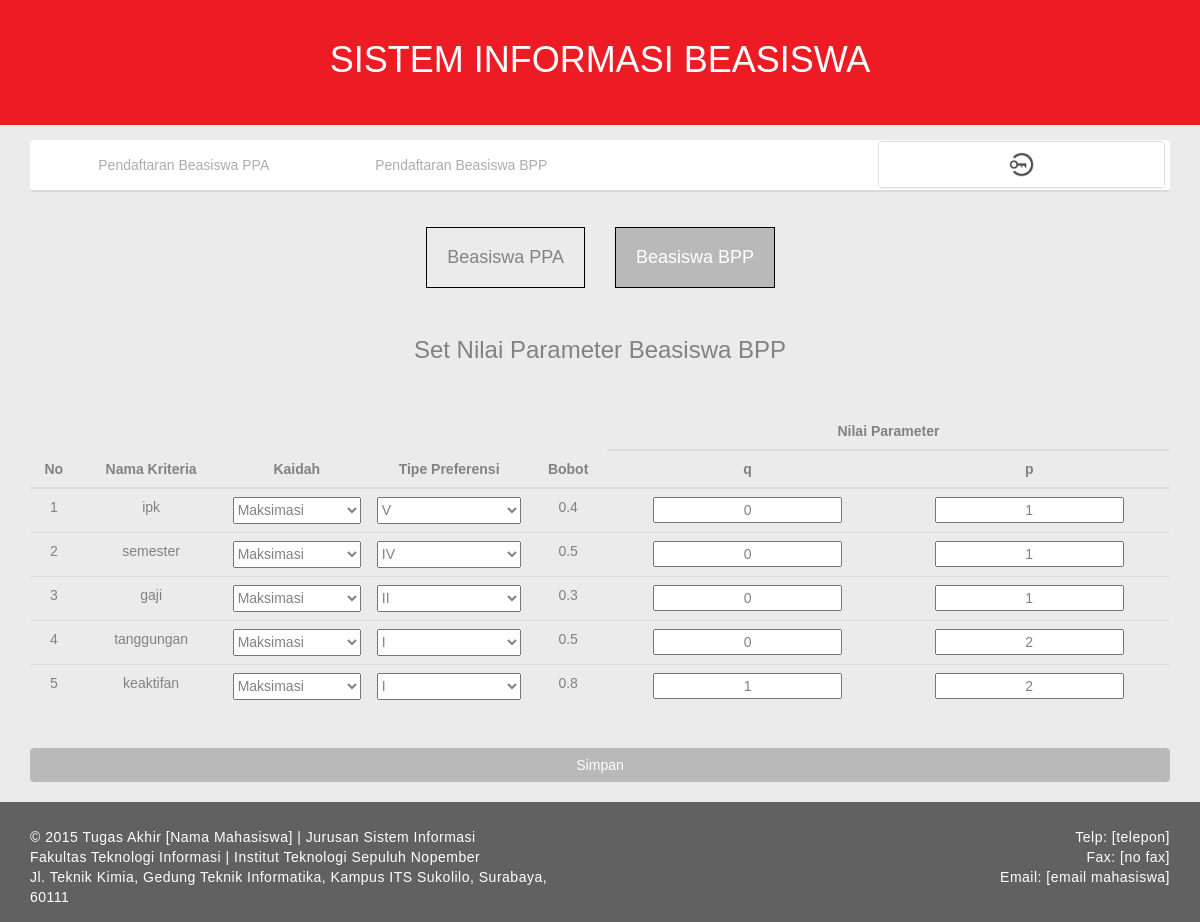
Before: /index.php/admin/set_parameter_bpp with the older database file.
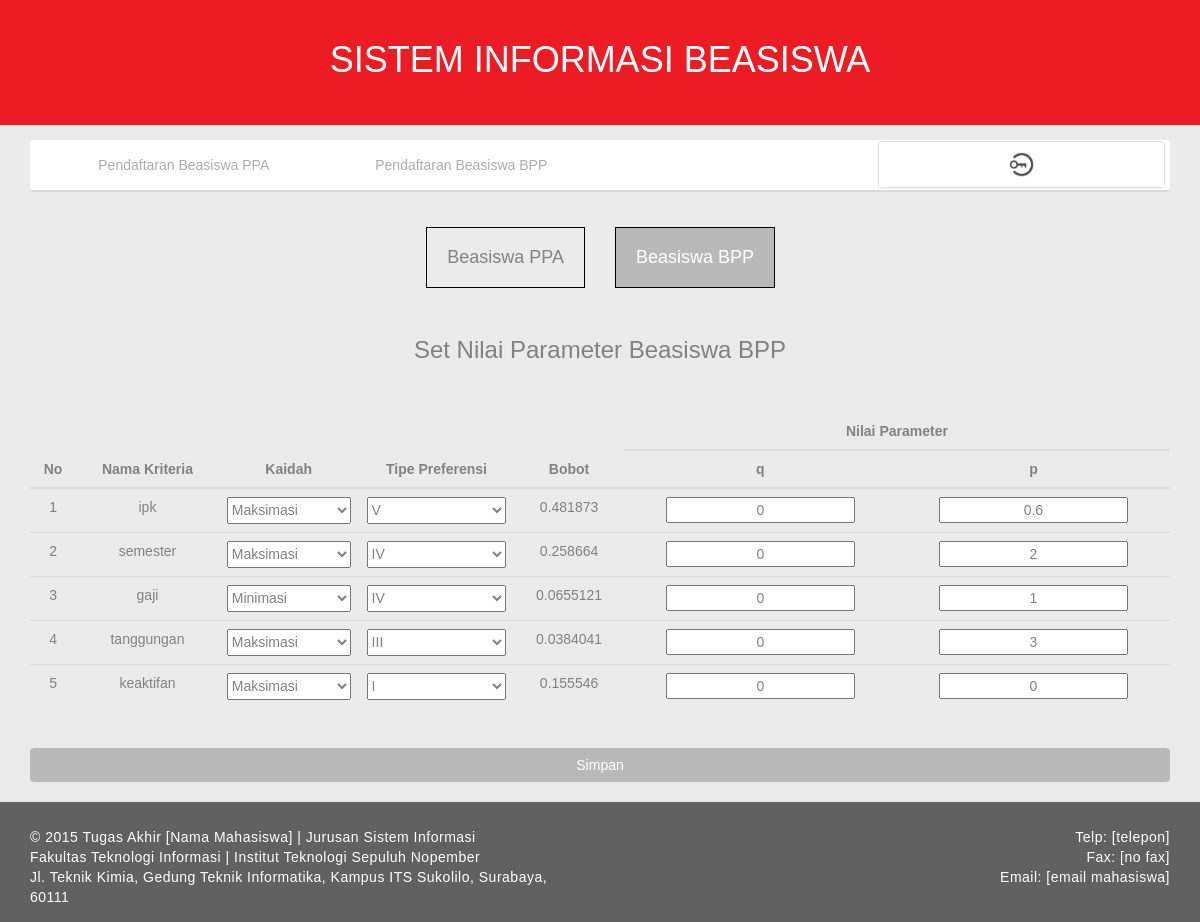
After: the same page with the newer database file.
### tables this page shows
CREATE TABLE `parameter_bpp` (
  `id_parameter` int(11) DEFAULT NULL,
  `nama_kriteria` varchar(255) DEFAULT NULL,
  `kaidah` varchar(255) DEFAULT NULL,
  `tipe` int(11) DEFAULT NULL,
  `bobot` float DEFAULT NULL,
  `q` float DEFAULT NULL,
  `p` float DEFAULT NULL
);

### application/controllers/admin.php (called while the page is built, shortened)
<?php if ( ! defined('BASEPATH')) exit('No direct script access allowed');
class Admin extends CI_Controller {
	public function __construct()
	{
		$this->load->library('session');
	}
	public function set_parameter_bpp()
	{
		$this->load->database('beasiswa');
		$this->load->model('Beasiswa_models','bea');
		$this->load->view('layout/header',array('display'=>'set_parameter'));
		$this->load->view('admin/set_parameter_bpp',array('data'=>$this->bea->nilai_parameter('bpp')));
		$this->load->view('layout/footer');
	}
}

### index.php (called while the page is built, shortened)
<?php
require_once BASEPATH.'core/CodeIgniter.php';

### application/models/Beasiswa_models.php (called while the page is built, shortened)
<?php
class Beasiswa_models extends CI_Model {
   public function nilai_parameter($par)
   {
      $count=1;
      if($par=='ppa')
         $sql = $this->db->get_where('parameter_ppa');
      else
         $sql = $this->db->get_where('parameter_bpp');
      foreach ($sql->result() as $row) {
            $kriteria[$count++]=array('no'=>$row->id_parameter,'kriteria'=>$row->nama_kriteria,'kaidah'=>$row->kaidah,'tipe'=>$row->tipe,'bobot'=>$row->bobot,'q'=>$row->q,'p'=>$row->p);
      }
      return $kriteria;
   }
}
?>

### application/views/Admin/set_parameter_bpp.php (the view, shortened to what this page needs)
<div class="col-md-12" style="background:none;">
	<div class="col-md-6" style="background:none;">
		<a href="<?php echo  base_url();?>admin/set_parameter_ppa"><h4 class="tipe" style="float:right;">Beasiswa PPA</h4></a>
	</div>
	<div class="col-md-6" style="background:none;">
		<a href="<?php echo  base_url();?>admin/set_parameter_bpp"><h4 class="tipe" style="float:left;background-color:#B9B9B9;color:white;">Beasiswa BPP</h4></a>
	</div>
</div>
<br><br><br><br><br>
<div class="col-md-12" style="background:none;text-align:center;">
	<h3>Set Nilai Parameter Beasiswa BPP</h3><br><br>
	<table class="table" style="text-align:center;">
		 <thead>
	        <tr>
	            <th rowspan="2" style="text-align:center;">No</th>
	            <th rowspan="2" style="text-align:center;">Nama Kriteria</th>
	            <th rowspan="2" style="text-align:center;">Kaidah</th>
	            <th rowspan="2" style="text-align:center;">Tipe Preferensi</th>
	            <th rowspan="2" style="text-align:center;">Bobot</th>
	            <th colspan="2" style="text-align:center;">Nilai Parameter</th>
	        </tr>
          	<tr>
	            <th style="text-align:center;">q</th>
	            <th style="text-align:center;">p</th>
          	</tr>
        </thead>
		<tbody>
		<form action="<?php echo base_url(); ?>admin/simpan_parameter/bpp" method="POST">
			<?php foreach ($data as $key => $value) { ?>
			<tr>
				<td style="text-align:center;"><?php echo $value['no'];?></td>
				<td style="text-align:center;"><?php echo $value['kriteria'];?></td>
				<td style="text-align:center;">
					<select style="width:100%;height:27px;" name="kaidah<?php echo $value['kriteria'];?>">
						<option value="maksimasi" <?php if($value['kaidah']=='maksimasi') echo "selected";?>>Maksimasi</option>
						<option value="minimasi" <?php if($value['kaidah']=='minimasi') echo "selected";?>>Minimasi</option>
					</select>
				</td>
				<td style="text-align:center;">
					<select style="width:100%;height:27px;" name="tipe<?php echo $value['kriteria'];?>">
						<option  value="1" <?php if($value['tipe']==1) echo "selected";?>>I</option>
						<option value="2" <?php if($value['tipe']==2) echo "selected";?>>II</option>
						<option value="3" <?php if($value['tipe']==3) echo "selected";?>>III</option>
						<option value="4" <?php if($value['tipe']==4) echo "selected";?>>IV</option>
						<option value="5" <?php if($value['tipe']==5) echo "selected";?>>V</option>
					</select>
				</td>
				<td style="text-align:center;"><?php echo $value['bobot'];?></td>
				<td style="text-align:center;"><input name="q<?php echo $value['kriteria'];?>" style="text-align:center;" type="text" value="<?php echo $value['q'];?>"></td>
				<td style="text-align:center;"><input name="p<?php echo $value['kriteria'];?>" style="text-align:center;" type="text" value="<?php echo $value['p'];?>"></td>
			</tr>
			<?php }?>
		</tbody>
	</table>
	<input type="submit" id="submit-btn" class="btn col-sm-12" style="color:white;background-color:#B9B9B9;margin-top:20px;" value="Simpan">
</div>

Changed rows visible on the page:
changed parameter_bpp "ipk": bobot "0.4" → "0.481873"; pipk "1" → "0.6"
changed parameter_bpp "semester": bobot "0.5" → "0.258664"; psemester "1" → "2"
changed parameter_bpp "gaji": kaidahgaji "Maksimasi" → "Minimasi"; tipegaji "II" → "IV"; bobot "0.3" → "0.0655121"
changed parameter_bpp "tanggungan": tipetanggungan "I" → "III"; bobot "0.5" → "0.0384041"; ptanggungan "2" → "3"
changed parameter_bpp "keaktifan": bobot "0.8" → "0.155546"; qkeaktifan "1" → "0"; pkeaktifan "2" → "0"
